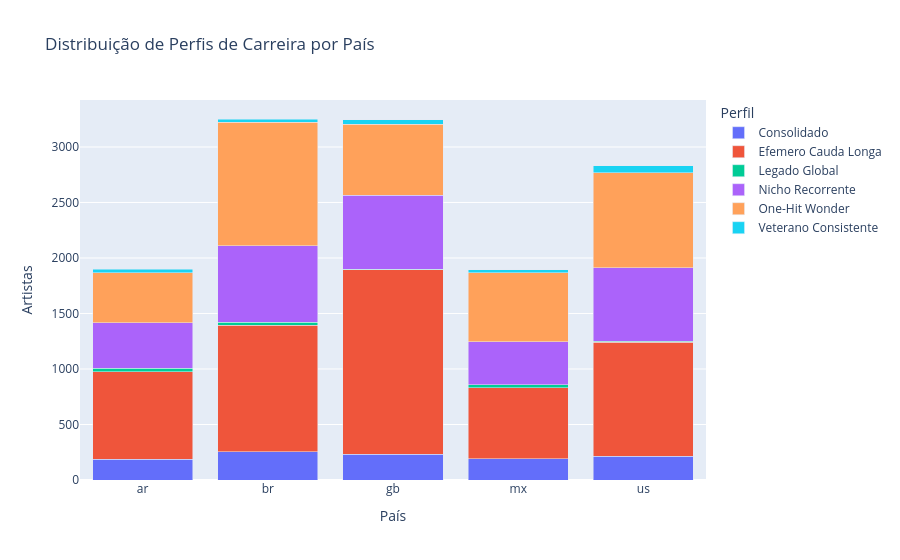

Notebook code for this chart:
### Markdown cell above
## 4. Distribuição de Perfis por País

### Code cell
profile_counts = df.groupby(['country','profile']).size().reset_index(name='count')
fig = px.bar(profile_counts, x='country', y='count', color='profile',
    title='Distribuição de Perfis de Carreira por País',
    barmode='stack', labels={'count':'Artistas','country':'País','profile':'Perfil'})
fig.show()

### Figure 1 — Plotly figure (JSON) as saved in the notebook; plotly's stock layout.template omitted (floating-point values rounded to 4 significant figures)
{"data": [{"hovertemplate": "Perfil=Consolidado<br>País=%{x}<br>Artistas=%{y}<extra></extra>", "legendgroup": "Consolidado", "marker": {"color": "#636efa", "pattern": {"shape": ""}}, "name": "Consolidado", "orientation": "v", "showlegend": true, "textposition": "auto", "type": "bar", "x": ["ar", "br", "gb", "mx", "us"], "xaxis": "x", "y": [185, 253, 230, 190, 215], "yaxis": "y"}, {"hovertemplate": "Perfil=Efemero Cauda Longa<br>País=%{x}<br>Artistas=%{y}<extra></extra>", "legendgroup": "Efemero Cauda Longa", "marker": {"color": "#EF553B", "pattern": {"shape": ""}}, "name": "Efemero Cauda Longa", "orientation": "v", "showlegend": true, "textposition": "auto", "type": "bar", "x": ["ar", "br", "gb", "mx", "us"], "xaxis": "x", "y": [788, 1139, 1662, 641, 1025], "yaxis": "y"}, {"hovertemplate": "Perfil=Legado Global<br>País=%{x}<br>Artistas=%{y}<extra></extra>", "legendgroup": "Legado Global", "marker": {"color": "#00cc96", "pattern": {"shape": ""}}, "name": "Legado Global", "orientation": "v", "showlegend": true, "textposition": "auto", "type": "bar", "x": ["ar", "br", "gb", "mx", "us"], "xaxis": "x", "y": [33, 28, 7, 29, 11], "yaxis": "y"}, {"hovertemplate": "Perfil=Nicho Recorrente<br>País=%{x}<br>Artistas=%{y}<extra></extra>", "legendgroup": "Nicho Recorrente", "marker": {"color": "#ab63fa", "pattern": {"shape": ""}}, "name": "Nicho Recorrente", "orientation": "v", "showlegend": true, "textposition": "auto", "type": "bar", "x": ["ar", "br", "gb", "mx", "us"], "xaxis": "x", "y": [412, 688, 668, 386, 660], "yaxis": "y"}, {"hovertemplate": "Perfil=One-Hit Wonder<br>País=%{x}<br>Artistas=%{y}<extra></extra>", "legendgroup": "One-Hit Wonder", "marker": {"color": "#FFA15A", "pattern": {"shape": ""}}, "name": "One-Hit Wonder", "orientation": "v", "showlegend": true, "textposition": "auto", "type": "bar", "x": ["ar", "br", "gb", "mx", "us"], "xaxis": "x", "y": [451, 1115, 639, 622, 858], "yaxis": "y"}, {"hovertemplate": "Perfil=Veterano Consistente<br>País=%{x}<br>Artistas=%{y}<extra></extra>", "legendgroup": "Veterano Consistente", "marker": {"color": "#19d3f3", "pattern": {"shape": ""}}, "name": "Veterano Consistente", "orientation": "v", "showlegend": true, "textposition": "auto", "type": "bar", "x": ["ar", "br", "gb", "mx", "us"], "xaxis": "x", "y": [29, 29, 39, 24, 64], "yaxis": "y"}], "layout": {"barmode": "stack", "legend": {"title": {"text": "Perfil"}, "tracegroupgap": 0}, "title": {"text": "Distribuição de Perfis de Carreira por País"}, "xaxis": {"anchor": "y", "domain": [0, 1], "title": {"text": "País"}}, "yaxis": {"anchor": "x", "domain": [0, 1], "title": {"text": "Artistas"}}}}
